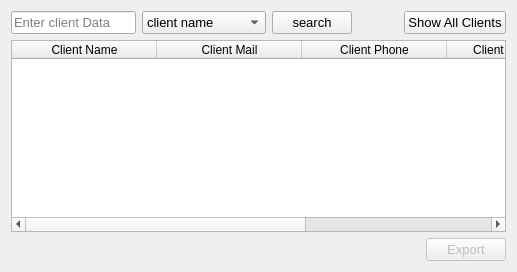
          <widget class="QWidget" name="tab_14">
           <attribute name="title">
            <string>All Clients</string>
           </attribute>
           <layout class="QGridLayout" name="gridLayout_2">
            <item row="0" column="3">
             <spacer name="horizontalSpacer_19">
              <property name="orientation">
               <enum>Qt::Horizontal</enum>
              </property>
              <property name="sizeHint" stdset="0">
               <size>
                <width>40</width>
                <height>20</height>
               </size>
              </property>
             </spacer>
            </item>
            <item row="2" column="5">
             <widget class="QPushButton" name="pushButton_78">
              <property name="enabled">
               <bool>false</bool>
              </property>
              <property name="font">
               <font>
                <family>MS Shell Dlg 2</family>
                <pointsize>10</pointsize>
                <weight>9</weight>
                <italic>false</italic>
                <bold>false</bold>
               </font>
              </property>
              <property name="text">
               <string>Export</string>
              </property>
             </widget>
            </item>
            <item row="0" column="1">
             <widget class="QComboBox" name="comboBox_61">
              <property name="sizePolicy">
               <sizepolicy hsizetype="Expanding" vsizetype="Fixed">
                <horstretch>0</horstretch>
                <verstretch>0</verstretch>
               </sizepolicy>
              </property>
              <property name="font">
               <font>
                <family>MS Shell Dlg 2</family>
                <pointsize>10</pointsize>
                <weight>9</weight>
                <italic>false</italic>
                <bold>false</bold>
               </font>
              </property>
              <item>
               <property name="text">
                <string>client name</string>
               </property>
              </item>
              <item>
               <property name="text">
                <string>client mail</string>
               </property>
              </item>
              <item>
               <property name="text">
                <string>client natoinal id</string>
               </property>
              </item>
              <item>
               <property name="text">
                <string>client phone</string>
               </property>
              </item>
             </widget>
            </item>
            <item row="1" column="0" colspan="6">
             <widget class="QTableWidget" name="tableWidget_12">
              <property name="styleSheet">
               <string notr="true"/>
              </property>
              <property name="sortingEnabled">
               <bool>true</bool>
              </property>
              <attribute name="horizontalHeaderDefaultSectionSize">
               <number>145</number>
              </attribute>
              <column>
               <property name="text">
                <string>Client Name</string>
               </property>
              </column>
              <column>
               <property name="text">
                <string>Client Mail</string>
               </property>
              </column>
              <column>
               <property name="text">
                <string>Client Phone</string>
               </property>
              </column>
              <column>
               <property name="text">
                <string>Client national_Id</string>
               </property>
              </column>
              <column>
               <property name="text">
                <string>Join date</string>
               </property>
              </column>
             </widget>
            </item>
            <item row="0" column="0">
             <widget class="QLineEdit" name="lineEdit_72">
              <property name="font">
               <font>
                <family>MS Shell Dlg 2</family>
                <pointsize>10</pointsize>
                <weight>9</weight>
                <italic>false</italic>
                <bold>false</bold>
               </font>
              </property>
              <property name="placeholderText">
               <string>Enter client Data</string>
              </property>
             </widget>
            </item>
            <item row="0" column="2">
             <widget class="QPushButton" name="pushButton_42">
              <property name="sizePolicy">
               <sizepolicy hsizetype="Maximum" vsizetype="Fixed">
                <horstretch>0</horstretch>
                <verstretch>0</verstretch>
               </sizepolicy>
              </property>
              <property name="font">
               <font>
                <family>MS Shell Dlg 2</family>
                <pointsize>10</pointsize>
                <weight>9</weight>
                <italic>false</italic>
                <bold>false</bold>
               </font>
              </property>
              <property name="text">
               <string>search</string>
              </property>
             </widget>
            </item>
            <item row="0" column="4" colspan="2">
             <widget class="QPushButton" name="pushButton_44">
              <property name="sizePolicy">
               <sizepolicy hsizetype="Maximum" vsizetype="Fixed">
                <horstretch>0</horstretch>
                <verstretch>0</verstretch>
               </sizepolicy>
              </property>
              <property name="font">
               <font>
                <family>MS Shell Dlg 2</family>
                <pointsize>10</pointsize>
                <weight>9</weight>
                <italic>false</italic>
                <bold>false</bold>
               </font>
              </property>
              <property name="text">
               <string>Show All Clients</string>
              </property>
             </widget>
            </item>
           </layout>
          </widget>
